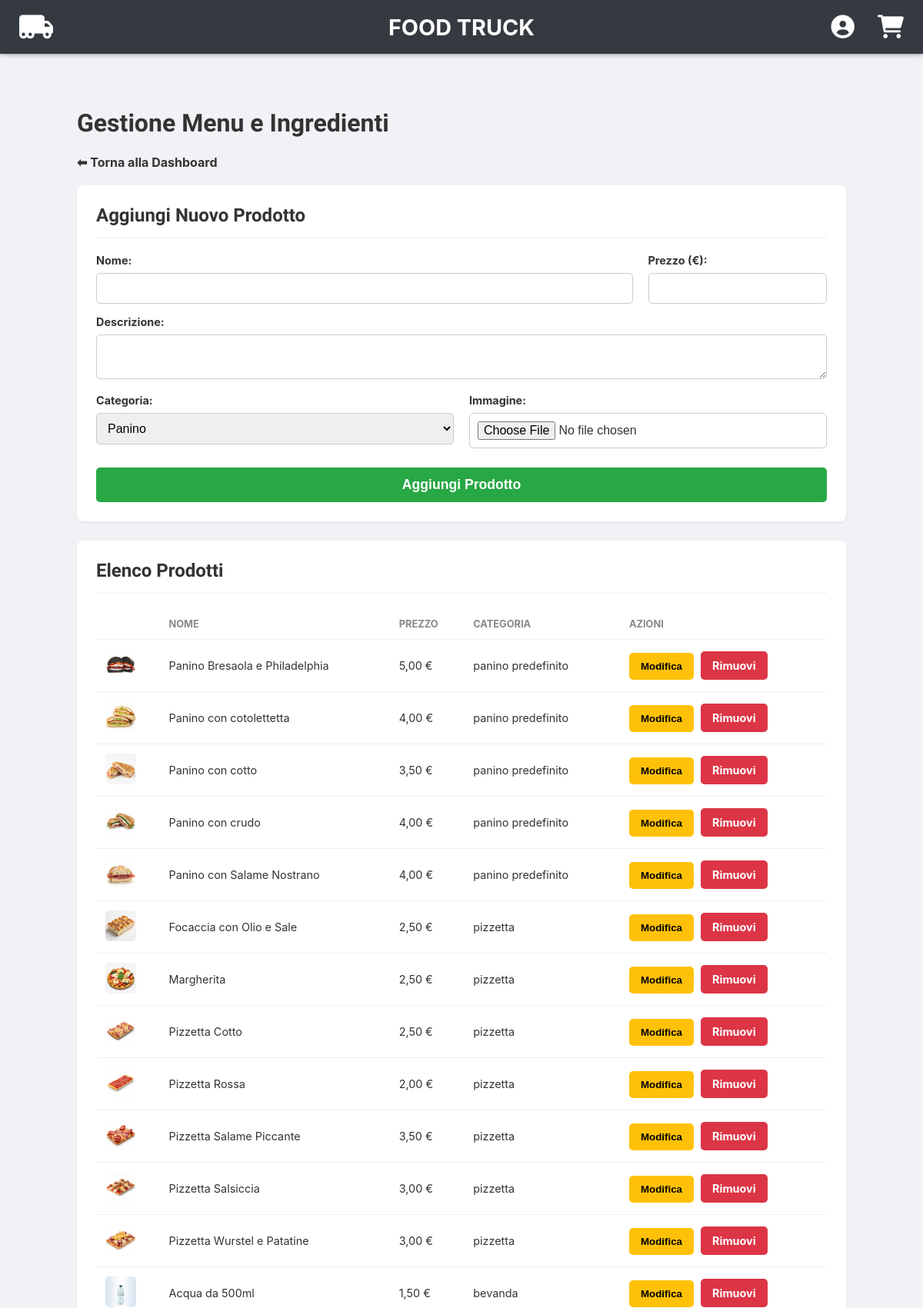
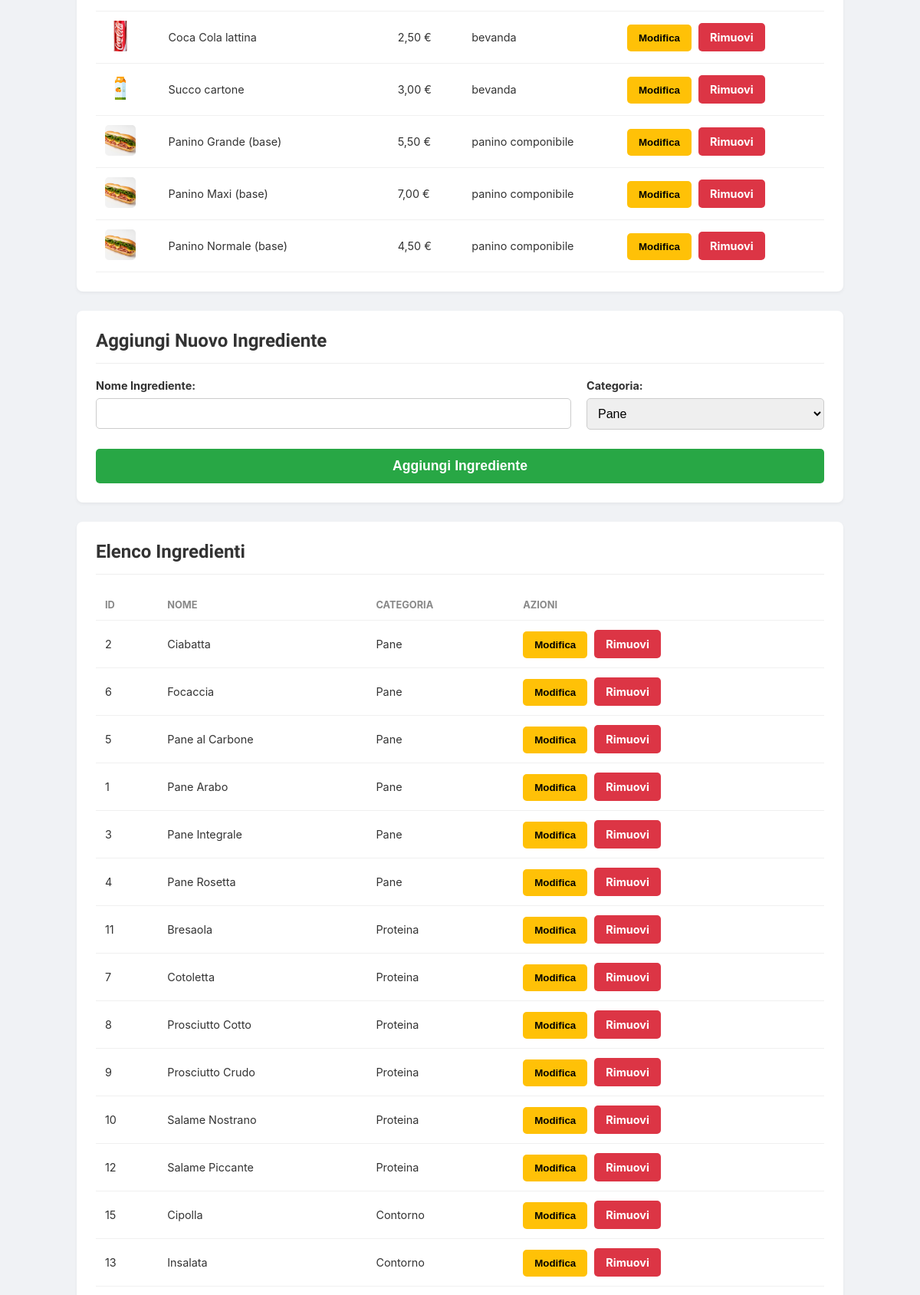
The page /admin_menu.php (signed in, upper part) on the database its author committed (2 pictures, top to bottom).
### tables this page shows
CREATE TABLE IF NOT EXISTS `Prodotti` (
    `id_prodotto` INT AUTO_INCREMENT PRIMARY KEY,
    `nome` VARCHAR(255) NOT NULL UNIQUE,
    `descrizione` TEXT,
    `prezzo` DECIMAL(5,2) NOT NULL CHECK (prezzo >= 0),
    `categoria` ENUM('panino_predefinito', 'pizzetta', 'bevanda', 'panino_componibile') NOT NULL,
    `path_immagine` VARCHAR(255) DEFAULT 'img/default.jpg', 
    `disponibile` BOOLEAN NOT NULL DEFAULT TRUE
);

CREATE TABLE IF NOT EXISTS `Ingredienti` (
    `id_ingrediente` INT AUTO_INCREMENT PRIMARY KEY,
    `nome` VARCHAR(100) NOT NULL UNIQUE,
    `categoria_ingrediente` ENUM('pane', 'proteina', 'contorno', 'salsa') NOT NULL,
    `disponibile` BOOLEAN NOT NULL DEFAULT TRUE
);

### public/admin_menu.php (the view, shortened to what this page needs)
<?php
require_once __DIR__ . '/../config/db.php';
$prodotti = $conn->query("SELECT * FROM Prodotti ORDER BY categoria, nome")->fetch_all(MYSQLI_ASSOC);
$ingredienti = $conn->query("SELECT * FROM Ingredienti ORDER BY categoria_ingrediente, nome")->fetch_all(MYSQLI_ASSOC);
include_once __DIR__ . '/../templates/header.php';
?>
<link rel="stylesheet" href="css/admin.css">
<div class="dashboard-container">
    <h1>Gestione Menu e Ingredienti</h1>
    <a href="admin.php" class="btn-back-dashboard">⬅ Torna alla Dashboard</a>
    <section class="card">
        <h2>Aggiungi Nuovo Prodotto</h2>
        <form method="POST" action="admin_menu.php" enctype="multipart/form-data">
            <div class="form-row">
                <div class="form-group flex-3"><label for="add_prod_nome">Nome:</label><input type="text" name="nome" id="add_prod_nome" required></div>
                <div class="form-group flex-1"><label for="add_prod_prezzo">Prezzo (€):</label><input type="number" step="0.01" name="prezzo" id="add_prod_prezzo" required></div>
            </div>
            <div class="form-group"><label for="add_prod_desc">Descrizione:</label><textarea name="descrizione" id="add_prod_desc" rows="2"></textarea></div>
            <div class="form-row">
                <div class="form-group flex-1"><label for="add_prod_cat">Categoria:</label><select name="categoria" id="add_prod_cat" required>
                        <option value="panino_predefinito">Panino</option>
                    </select></div>
                <div class="form-group flex-1"><label for="add_prod_img">Immagine:</label><input type="file" name="immagine" id="add_prod_img" accept="image/*"></div>
            </div>
            <button type="submit" class="btn btn-add">Aggiungi Prodotto</button>
        </form>
    </section>
    <section class="card">
        <h2>Elenco Prodotti</h2>
        <table>
            <thead>
                <tr>
                    <th></th>
                    <th data-label="Nome">Nome</th>
                    <th data-label="Prezzo">Prezzo</th>
                    <th data-label="Categoria">Categoria</th>
                    <th data-label="Azioni">Azioni</th>
                </tr>
            </thead>
            <tbody>
                <?php foreach ($prodotti as $p): ?>
                    <tr>
                        <td data-label="Immagine"><img src="<?php echo htmlspecialchars($p['path_immagine']); ?>" alt="Immagine di <?= htmlspecialchars($p['nome']) ?>" class="product-thumbnail"></td>
                        <td data-label="Nome"><?= htmlspecialchars($p['nome']) ?></td>
                        <td data-label="Prezzo"><?= number_format($p['prezzo'], 2, ',', '.') ?> €</td>
                        <td data-label="Categoria"><?= str_replace('_', ' ', $p['categoria']) ?></td>
                        <td data-label="Azioni">
                            <button class="btn btn-edit" data-modal-id="modal-prod-<?= $p['id_prodotto'] ?>">Modifica</button>
                            <a href="admin_menu.php?delete_product=<?= $p['id_prodotto'] ?>" class="btn btn-remove" onclick="return confirm('Sei sicuro di voler rimuovere questo prodotto?')">Rimuovi</a>
                        </td>
                    </tr>
                <?php endforeach; ?>
            </tbody>
        </table>
    </section>
    <section class="card">
        <h2>Aggiungi Nuovo Ingrediente</h2>
        <form method="POST" action="admin_menu.php">
            <div class="form-row">
                <div class="form-group flex-2"><label for="add_ing_nome">Nome Ingrediente:</label><input type="text" name="nome" id="add_ing_nome" required></div>
                <div class="form-group flex-1"><label for="add_ing_categoria">Categoria:</label><select name="categoria" id="add_ing_categoria" required>
                        <option value="pane">Pane</option>
                    </select></div>
            </div>
            <button type="submit" class="btn btn-add">Aggiungi Ingrediente</button>
        </form>
    </section>
    <section class="card">
        <h2>Elenco Ingredienti</h2>
        <table>
            <thead>
                <tr>
                    <th data-label="ID">ID</th>
                    <th data-label="Nome">Nome</th>
                    <th data-label="Categoria">Categoria</th>
                    <th data-label="Azioni">Azioni</th>
                </tr>
            </thead>
            <tbody>
                <?php foreach ($ingredienti as $ing): ?>
                    <tr>
                        <td data-label="ID"><?= $ing['id_ingrediente'] ?></td>
                        <td data-label="Nome"><?= htmlspecialchars($ing['nome']) ?></td>
                        <td data-label="Categoria"><?= ucfirst($ing['categoria_ingrediente']) ?></td>
                        <td data-label="Azioni">
                            <button class="btn btn-edit" data-modal-id="modal-ing-<?= $ing['id_ingrediente'] ?>">Modifica</button>
                            <a href="admin_menu.php?delete_ingredient=<?= $ing['id_ingrediente'] ?>" class="btn btn-remove" onclick="return confirm('Sei sicuro di voler rimuovere questo ingrediente?')">Rimuovi</a>
                        </td>
                    </tr>
                <?php endforeach; ?>
            </tbody>
        </table>
    </section>
</div>
<?php include_once __DIR__ . '/../templates/footer.php'; ?>

### public/css/style.css (style rules this page uses)
html { height: 100%; }
body { margin: 0; font-family: 'Lato', sans-serif; background-color: #f8f9fa; color: #333; padding-top: 70px; overflow-x: hidden; min-height: 100%; display: flex; flex-direction: column; }

### public/css/admin.css (style rules this page uses)
body { font-family: -apple-system, BlinkMacSystemFont, "Segoe UI", Roboto, Helvetica, Arial, sans-serif; background-color: #f0f2f5; margin: 0; color: #333; }
.dashboard-container { max-width: 1000px; margin: 30px auto; padding: 20px; }
h1, h2, h3 { font-family: 'Oswald', sans-serif; }
.card { background-color: #ffffff; border-radius: 8px; padding: 25px; box-shadow: 0 2px 4px rgba(0, 0, 0, 0.05); margin-bottom: 25px; }
.card h2 { margin-top: 0; border-bottom: 1px solid #eee; padding-bottom: 15px; margin-bottom: 20px; }
.btn { border: none; padding: 10px 15px; border-radius: 5px; cursor: pointer; font-weight: bold; text-decoration: none; display: inline-block; text-align: center; transition: all 0.2s ease; }
.btn-edit { background-color: #ffc107; color: black; }
.btn-remove { background-color: #dc3545; color: white; }
.btn-add { background-color: #28a745; color: white; margin-top: 10px; width: 100%; font-size: 1.1em; padding: 12px; }
form label { display: block; margin-bottom: 8px; font-weight: bold; font-size: 0.9rem; }
form input, form textarea, form select { width: 100%; padding: 10px; border: 1px solid #ccc; border-radius: 5px; box-sizing: border-box; margin-bottom: 15px; font-size: 1rem; }
.form-row { display: flex; gap: 20px; }
.form-group { flex: 1; }
.flex-3 { flex: 3; }
.flex-2 { flex: 2; }
.flex-1 { flex: 1; }
.btn-back-dashboard { display: inline-block; margin-bottom: 20px; font-weight: bold; text-decoration: none; color: #333; }
table { width: 100%; border-collapse: collapse; margin-top: 20px; font-size: 0.9rem; }
th, td { padding: 12px; text-align: left; border-bottom: 1px solid #f0f0f0; vertical-align: middle; }
th { color: #888; text-transform: uppercase; font-size: 0.8rem; }
td .btn { margin-right: 5px; }
.product-thumbnail { width: 40px; height: 40px; border-radius: 5px; object-fit: cover; }

### rows shown on the page
prodotti: path_immagine (picture), nome "Panino Bresaola e Philadelphia", prezzo "5,00", categoria "panino predefinito"
prodotti: path_immagine (picture), nome "Panino con cotolettetta", prezzo "4,00", categoria "panino predefinito"
prodotti: path_immagine (picture), nome "Panino con cotto", prezzo "3,50", categoria "panino predefinito"
prodotti: path_immagine (picture), nome "Panino con crudo", prezzo "4,00", categoria "panino predefinito"
prodotti: path_immagine (picture), nome "Panino con Salame Nostrano", prezzo "4,00", categoria "panino predefinito"
prodotti: path_immagine (picture), nome "Focaccia con Olio e Sale", prezzo "2,50", categoria "pizzetta"
prodotti: path_immagine (picture), nome "Margherita", prezzo "2,50", categoria "pizzetta"
prodotti: path_immagine (picture), nome "Pizzetta Cotto", prezzo "2,50", categoria "pizzetta"
prodotti: path_immagine (picture), nome "Pizzetta Rossa", prezzo "2,00", categoria "pizzetta"
prodotti: path_immagine (picture), nome "Pizzetta Salame Piccante", prezzo "3,50", categoria "pizzetta"
prodotti: path_immagine (picture), nome "Pizzetta Salsiccia", prezzo "3,00", categoria "pizzetta"
prodotti: path_immagine (picture), nome "Pizzetta Wurstel e Patatine", prezzo "3,00", categoria "pizzetta"
prodotti: path_immagine (picture), nome "Acqua da 500ml", prezzo "1,50", categoria "bevanda"
prodotti: path_immagine (picture), nome "Coca Cola lattina", prezzo "2,50", categoria "bevanda"
prodotti: path_immagine (picture), nome "Succo cartone", prezzo "3,00", categoria "bevanda"
prodotti: path_immagine (picture), nome "Panino Grande (base)", prezzo "5,50", categoria "panino componibile"
prodotti: path_immagine (picture), nome "Panino Maxi (base)", prezzo "7,00", categoria "panino componibile"
prodotti: path_immagine (picture), nome "Panino Normale (base)", prezzo "4,50", categoria "panino componibile"
ingredienti: id_ingrediente "2", nome "Ciabatta", categoria_ingrediente "Pane"
ingredienti: id_ingrediente "6", nome "Focaccia", categoria_ingrediente "Pane"
ingredienti: id_ingrediente "5", nome "Pane al Carbone", categoria_ingrediente "Pane"
ingredienti: id_ingrediente "1", nome "Pane Arabo", categoria_ingrediente "Pane"
ingredienti: id_ingrediente "3", nome "Pane Integrale", categoria_ingrediente "Pane"
ingredienti: id_ingrediente "4", nome "Pane Rosetta", categoria_ingrediente "Pane"
ingredienti: id_ingrediente "11", nome "Bresaola", categoria_ingrediente "Proteina"
ingredienti: id_ingrediente "7", nome "Cotoletta", categoria_ingrediente "Proteina"
ingredienti: id_ingrediente "8", nome "Prosciutto Cotto", categoria_ingrediente "Proteina"
ingredienti: id_ingrediente "9", nome "Prosciutto Crudo", categoria_ingrediente "Proteina"
ingredienti: id_ingrediente "10", nome "Salame Nostrano", categoria_ingrediente "Proteina"
ingredienti: id_ingrediente "12", nome "Salame Piccante", categoria_ingrediente "Proteina"
ingredienti: id_ingrediente "15", nome "Cipolla", categoria_ingrediente "Contorno"
ingredienti: id_ingrediente "13", nome "Insalata", categoria_ingrediente "Contorno"
